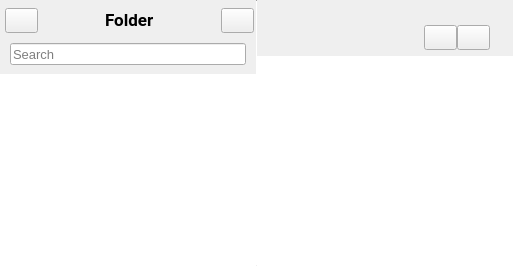
         <widget class="QFrame" name="notesFrame">
          <property name="sizePolicy">
           <sizepolicy hsizetype="Expanding" vsizetype="Expanding">
            <horstretch>0</horstretch>
            <verstretch>0</verstretch>
           </sizepolicy>
          </property>
          <property name="minimumSize">
           <size>
            <width>370</width>
            <height>0</height>
           </size>
          </property>
          <property name="frameShape">
           <enum>QFrame::NoFrame</enum>
          </property>
          <property name="frameShadow">
           <enum>QFrame::Raised</enum>
          </property>
          <layout class="QVBoxLayout" name="verticalLayout_2">
           <property name="spacing">
            <number>0</number>
           </property>
           <property name="leftMargin">
            <number>0</number>
           </property>
           <property name="topMargin">
            <number>0</number>
           </property>
           <property name="rightMargin">
            <number>0</number>
           </property>
           <property name="bottomMargin">
            <number>0</number>
           </property>
           <item>
            <widget class="QSplitter" name="splitter">
             <property name="sizePolicy">
              <sizepolicy hsizetype="Preferred" vsizetype="Preferred">
               <horstretch>0</horstretch>
               <verstretch>0</verstretch>
              </sizepolicy>
             </property>
             <property name="minimumSize">
              <size>
               <width>0</width>
               <height>0</height>
              </size>
             </property>
             <property name="lineWidth">
              <number>0</number>
             </property>
             <property name="orientation">
              <enum>Qt::Horizontal</enum>
             </property>
             <property name="handleWidth">
              <number>0</number>
             </property>
             <widget class="QFrame" name="frameLeft">
              <property name="minimumSize">
               <size>
                <width>185</width>
                <height>0</height>
               </size>
              </property>
              <layout class="QHBoxLayout" name="horizontalLayout_scrollArea">
               <property name="spacing">
                <number>0</number>
               </property>
               <property name="leftMargin">
                <number>0</number>
               </property>
               <property name="topMargin">
                <number>0</number>
               </property>
               <property name="rightMargin">
                <number>0</number>
               </property>
               <property name="bottomMargin">
                <number>0</number>
               </property>
               <item>
                <layout class="QVBoxLayout" name="verticalLayout_scrollArea">
                 <property name="spacing">
                  <number>0</number>
                 </property>
                 <property name="sizeConstraint">
                  <enum>QLayout::SetNoConstraint</enum>
                 </property>
                 <item>
                  <layout class="QHBoxLayout" name="horizontalLayout__topNotes">
                   <property name="spacing">
                    <number>0</number>
                   </property>
                   <property name="topMargin">
                    <number>8</number>
                   </property>
                   <property name="bottomMargin">
                    <number>8</number>
                   </property>
                   <item>
                    <spacer name="horizontalSpacer_3">
                     <property name="orientation">
                      <enum>Qt::Horizontal</enum>
                     </property>
                     <property name="sizeType">
                      <enum>QSizePolicy::Minimum</enum>
                     </property>
                     <property name="sizeHint" stdset="0">
                      <size>
                       <width>5</width>
                       <height>20</height>
                      </size>
                     </property>
                    </spacer>
                   </item>
                   <item>
                    <widget class="QPushButton" name="sidebarBtn">
                     <property name="minimumSize">
                      <size>
                       <width>33</width>
                       <height>25</height>
                      </size>
                     </property>
                     <property name="maximumSize">
                      <size>
                       <width>33</width>
                       <height>25</height>
                      </size>
                     </property>
                     <property name="cursor">
                      <cursorShape>PointingHandCursor</cursorShape>
                     </property>
                     <property name="text">
                      <string/>
                     </property>
                     <property name="icon">
                      <iconset resource="images.qrc">
                       <normaloff>:/images/sidebar-16.png</normaloff>:/images/sidebar-16.png</iconset>
                     </property>
                    </widget>
                   </item>
                   <item>
                    <spacer name="horizontalSpacer_2">
                     <property name="orientation">
                      <enum>Qt::Horizontal</enum>
                     </property>
                     <property name="sizeHint" stdset="0">
                      <size>
                       <width>40</width>
                       <height>20</height>
                      </size>
                     </property>
                    </spacer>
                   </item>
                   <item>
                    <widget class="QLabel" name="currentFolderLbl">
                     <property name="font">
                      <font>
                       <family>Roboto</family>
                       <pointsize>13</pointsize>
                       <weight>75</weight>
                       <bold>true</bold>
                      </font>
                     </property>
                     <property name="text">
                      <string>Folder</string>
                     </property>
                    </widget>
                   </item>
                   <item>
                    <spacer name="horizontalSpacer">
                     <property name="orientation">
                      <enum>Qt::Horizontal</enum>
                     </property>
                     <property name="sizeHint" stdset="0">
                      <size>
                       <width>40</width>
                       <height>20</height>
                      </size>
                     </property>
                    </spacer>
                   </item>
                   <item>
                    <widget class="QPushButton" name="newNoteButton">
                     <property name="minimumSize">
                      <size>
                       <width>33</width>
                       <height>25</height>
                      </size>
                     </property>
                     <property name="maximumSize">
                      <size>
                       <width>33</width>
                       <height>25</height>
                      </size>
                     </property>
                     <property name="cursor">
                      <cursorShape>PointingHandCursor</cursorShape>
                     </property>
                     <property name="focusPolicy">
                      <enum>Qt::TabFocus</enum>
                     </property>
                     <property name="text">
                      <string/>
                     </property>
                     <property name="icon">
                      <iconset resource="images.qrc">
                       <normaloff>:/images/plus-16.png</normaloff>:/images/plus-16.png</iconset>
                     </property>
                     <property name="iconSize">
                      <size>
                       <width>16</width>
                       <height>16</height>
                      </size>
                     </property>
                    </widget>
                   </item>
                   <item>
                    <spacer name="horizontalSpacer_4">
                     <property name="orientation">
                      <enum>Qt::Horizontal</enum>
                     </property>
                     <property name="sizeType">
                      <enum>QSizePolicy::Minimum</enum>
                     </property>
                     <property name="sizeHint" stdset="0">
                      <size>
                       <width>2</width>
                       <height>20</height>
                      </size>
                     </property>
                    </spacer>
                   </item>
                  </layout>
                 </item>
                 <item>
                  <spacer name="verticalSpacer">
                   <property name="orientation">
                    <enum>Qt::Vertical</enum>
                   </property>
                   <property name="sizeType">
                    <enum>QSizePolicy::Minimum</enum>
                   </property>
                   <property name="sizeHint" stdset="0">
                    <size>
                     <width>20</width>
                     <height>2</height>
                    </size>
                   </property>
                  </spacer>
                 </item>
                 <item>
                  <layout class="QHBoxLayout" name="horizontalLayout_scrollArea_3">
                   <property name="spacing">
                    <number>0</number>
                   </property>
                   <property name="leftMargin">
                    <number>0</number>
                   </property>
                   <property name="topMargin">
                    <number>0</number>
                   </property>
                   <item>
                    <spacer name="horizontalSpacer_leftSearchEdit">
                     <property name="orientation">
                      <enum>Qt::Horizontal</enum>
                     </property>
                     <property name="sizeType">
                      <enum>QSizePolicy::Minimum</enum>
                     </property>
                     <property name="sizeHint" stdset="0">
                      <size>
                       <width>10</width>
                       <height>20</height>
                      </size>
                     </property>
                    </spacer>
                   </item>
                   <item>
                    <widget class="QLineEdit" name="searchEdit">
                     <property name="sizePolicy">
                      <sizepolicy hsizetype="Preferred" vsizetype="Fixed">
                       <horstretch>0</horstretch>
                       <verstretch>0</verstretch>
                      </sizepolicy>
                     </property>
                     <property name="minimumSize">
                      <size>
                       <width>0</width>
                       <height>22</height>
                      </size>
                     </property>
                     <property name="maximumSize">
                      <size>
                       <width>16777215</width>
                       <height>22</height>
                      </size>
                     </property>
                     <property name="font">
                      <font>
                       <family>Arial</family>
                       <pointsize>10</pointsize>
                       <italic>false</italic>
                      </font>
                     </property>
                     <property name="focusPolicy">
                      <enum>Qt::StrongFocus</enum>
                     </property>
                     <property name="autoFillBackground">
                      <bool>false</bool>
                     </property>
                     <property name="styleSheet">
                      <string notr="true"/>
                     </property>
                     <property name="inputMask">
                      <string/>
                     </property>
                     <property name="text">
                      <string/>
                     </property>
                     <property name="frame">
                      <bool>true</bool>
                     </property>
                     <property name="placeholderText">
                      <string>Search</string>
                     </property>
                     <property name="cursorMoveStyle">
                      <enum>Qt::LogicalMoveStyle</enum>
                     </property>
                     <property name="clearButtonEnabled">
                      <bool>false</bool>
                     </property>
                    </widget>
                   </item>
                   <item>
                    <spacer name="horizontalSpacer_rightSearchEdit">
                     <property name="orientation">
                      <enum>Qt::Horizontal</enum>
                     </property>
                     <property name="sizeType">
                      <enum>QSizePolicy::Minimum</enum>
                     </property>
                     <property name="sizeHint" stdset="0">
                      <size>
                       <width>10</width>
                       <height>20</height>
                      </size>
                     </property>
                    </spacer>
                   </item>
                  </layout>
                 </item>
                 <item>
                  <spacer name="verticalSpacer_upScrollArea">
                   <property name="orientation">
                    <enum>Qt::Vertical</enum>
                   </property>
                   <property name="sizeType">
                    <enum>QSizePolicy::Minimum</enum>
                   </property>
                   <property name="sizeHint" stdset="0">
                    <size>
                     <width>20</width>
                     <height>9</height>
                    </size>
                   </property>
                  </spacer>
                 </item>
                 <item>
                  <widget class="NoteView" name="listView">
                   <property name="sizePolicy">
                    <sizepolicy hsizetype="Expanding" vsizetype="Expanding">
                     <horstretch>0</horstretch>
                     <verstretch>0</verstretch>
                    </sizepolicy>
                   </property>
                   <property name="minimumSize">
                    <size>
                     <width>0</width>
                     <height>0</height>
                    </size>
                   </property>
                   <property name="baseSize">
                    <size>
                     <width>20</width>
                     <height>0</height>
                    </size>
                   </property>
                   <property name="frameShape">
                    <enum>QFrame::NoFrame</enum>
                   </property>
                   <property name="verticalScrollBarPolicy">
                    <enum>Qt::ScrollBarAsNeeded</enum>
                   </property>
                   <property name="horizontalScrollBarPolicy">
                    <enum>Qt::ScrollBarAlwaysOff</enum>
                   </property>
                   <property name="editTriggers">
                    <set>QAbstractItemView::NoEditTriggers</set>
                   </property>
                   <property name="showDropIndicator" stdset="0">
                    <bool>false</bool>
                   </property>
                   <property name="selectionBehavior">
                    <enum>QAbstractItemView::SelectRows</enum>
                   </property>
                  </widget>
                 </item>
                </layout>
               </item>
               <item>
                <widget class="Line" name="line">
                 <property name="sizePolicy">
                  <sizepolicy hsizetype="Minimum" vsizetype="Expanding">
                   <horstretch>0</horstretch>
                   <verstretch>0</verstretch>
                  </sizepolicy>
                 </property>
                 <property name="minimumSize">
                  <size>
                   <width>1</width>
                   <height>0</height>
                  </size>
                 </property>
                 <property name="maximumSize">
                  <size>
                   <width>1</width>
                   <height>16777215</height>
                  </size>
                 </property>
                 <property name="sizeIncrement">
                  <size>
                   <width>0</width>
                   <height>0</height>
                  </size>
                 </property>
                 <property name="orientation">
                  <enum>Qt::Vertical</enum>
                 </property>
                </widget>
               </item>
              </layout>
             </widget>
             <widget class="QFrame" name="frameRight">
              <property name="minimumSize">
               <size>
                <width>185</width>
                <height>0</height>
               </size>
              </property>
              <layout class="QVBoxLayout" name="verticalLayout_textEdit">
               <property name="spacing">
                <number>0</number>
               </property>
               <property name="leftMargin">
                <number>0</number>
               </property>
               <property name="topMargin">
                <number>0</number>
               </property>
               <property name="rightMargin">
                <number>0</number>
               </property>
               <property name="bottomMargin">
                <number>0</number>
               </property>
               <item>
                <spacer name="verticalSpacer_upEditorDateLabel">
                 <property name="orientation">
                  <enum>Qt::Vertical</enum>
                 </property>
                 <property name="sizeType">
                  <enum>QSizePolicy::Minimum</enum>
                 </property>
                 <property name="sizeHint" stdset="0">
                  <size>
                   <width>20</width>
                   <height>25</height>
                  </size>
                 </property>
                </spacer>
               </item>
               <item>
                <layout class="QHBoxLayout" name="horizontalLayout_textEdit">
                 <property name="spacing">
                  <number>0</number>
                 </property>
                 <item>
                  <spacer name="horizontalSpacer_leftNewNoteButton">
                   <property name="orientation">
                    <enum>Qt::Horizontal</enum>
                   </property>
                   <property name="sizeType">
                    <enum>QSizePolicy::Minimum</enum>
                   </property>
                   <property name="sizeHint" stdset="0">
                    <size>
                     <width>24</width>
                     <height>20</height>
                    </size>
                   </property>
                  </spacer>
                 </item>
                 <item>
                  <spacer name="horizontalSpacer_rightNewNoteButton">
                   <property name="orientation">
                    <enum>Qt::Horizontal</enum>
                   </property>
                   <property name="sizeHint" stdset="0">
                    <size>
                     <width>40</width>
                     <height>20</height>
                    </size>
                   </property>
                  </spacer>
                 </item>
                 <item>
                  <widget class="QLabel" name="editorDateLabel">
                   <property name="sizePolicy">
                    <sizepolicy hsizetype="Fixed" vsizetype="Preferred">
                     <horstretch>0</horstretch>
                     <verstretch>0</verstretch>
                    </sizepolicy>
                   </property>
                   <property name="font">
                    <font>
                     <family>Arial</family>
                     <pointsize>10</pointsize>
                     <weight>75</weight>
                     <bold>true</bold>
                    </font>
                   </property>
                   <property name="styleSheet">
                    <string notr="true">*
{
color: rgb(132, 132, 132);
}</string>
                   </property>
                   <property name="text">
                    <string/>
                   </property>
                   <property name="scaledContents">
                    <bool>false</bool>
                   </property>
                   <property name="wordWrap">
                    <bool>false</bool>
                   </property>
                  </widget>
                 </item>
                 <item>
                  <spacer name="horizontalSpacer_leftTrashBUtton">
                   <property name="orientation">
                    <enum>Qt::Horizontal</enum>
                   </property>
                   <property name="sizeHint" stdset="0">
                    <size>
                     <width>40</width>
                     <height>20</height>
                    </size>
                   </property>
                  </spacer>
                 </item>
                 <item>
                  <widget class="QPushButton" name="trashButton">
                   <property name="minimumSize">
                    <size>
                     <width>33</width>
                     <height>25</height>
                    </size>
                   </property>
                   <property name="maximumSize">
                    <size>
                     <width>33</width>
                     <height>25</height>
                    </size>
                   </property>
                   <property name="cursor">
                    <cursorShape>PointingHandCursor</cursorShape>
                   </property>
                   <property name="focusPolicy">
                    <enum>Qt::TabFocus</enum>
                   </property>
                   <property name="text">
                    <string/>
                   </property>
                   <property name="icon">
                    <iconset resource="images.qrc">
                     <normaloff>:/images/trashCan_Regular.png</normaloff>:/images/trashCan_Regular.png</iconset>
                   </property>
                   <property name="iconSize">
                    <size>
                     <width>14</width>
                     <height>18</height>
                    </size>
                   </property>
                  </widget>
                 </item>
                 <item>
                  <widget class="QPushButton" name="dotsButton">
                   <property name="minimumSize">
                    <size>
                     <width>33</width>
                     <height>25</height>
                    </size>
                   </property>
                   <property name="maximumSize">
                    <size>
                     <width>33</width>
                     <height>25</height>
                    </size>
                   </property>
                   <property name="cursor">
                    <cursorShape>PointingHandCursor</cursorShape>
                   </property>
                   <property name="focusPolicy">
                    <enum>Qt::NoFocus</enum>
                   </property>
                   <property name="text">
                    <string/>
                   </property>
                   <property name="icon">
                    <iconset resource="images.qrc">
                     <normaloff>:/images/3dots_Regular.png</normaloff>:/images/3dots_Regular.png</iconset>
                   </property>
                  </widget>
                 </item>
                 <item>
                  <spacer name="horizontalSpacer_rightTrashButton">
                   <property name="orientation">
                    <enum>Qt::Horizontal</enum>
                   </property>
                   <property name="sizeType">
                    <enum>QSizePolicy::Minimum</enum>
                   </property>
                   <property name="sizeHint" stdset="0">
                    <size>
                     <width>23</width>
                     <height>20</height>
                    </size>
                   </property>
                  </spacer>
                 </item>
                </layout>
               </item>
               <item>
                <spacer name="verticalSpacer_upTextEdit">
                 <property name="orientation">
                  <enum>Qt::Vertical</enum>
                 </property>
                 <property name="sizeType">
                  <enum>QSizePolicy::Minimum</enum>
                 </property>
                 <property name="sizeHint" stdset="0">
                  <size>
                   <width>20</width>
                   <height>6</height>
                  </size>
                 </property>
                </spacer>
               </item>
               <item>
                <widget class="QTextEdit" name="textEdit">
                 <property name="sizePolicy">
                  <sizepolicy hsizetype="Preferred" vsizetype="Expanding">
                   <horstretch>0</horstretch>
                   <verstretch>0</verstretch>
                  </sizepolicy>
                 </property>
                 <property name="minimumSize">
                  <size>
                   <width>185</width>
                   <height>0</height>
                  </size>
                 </property>
                 <property name="font">
                  <font>
                   <family>Arial</family>
                   <pointsize>11</pointsize>
                   <weight>50</weight>
                   <italic>false</italic>
                   <bold>false</bold>
                  </font>
                 </property>
                 <property name="focusPolicy">
                  <enum>Qt::StrongFocus</enum>
                 </property>
                 <property name="acceptDrops">
                  <bool>true</bool>
                 </property>
                 <property name="styleSheet">
                  <string notr="true"/>
                 </property>
                 <property name="frameShape">
                  <enum>QFrame::NoFrame</enum>
                 </property>
                 <property name="tabChangesFocus">
                  <bool>false</bool>
                 </property>
                 <property name="documentTitle">
                  <string/>
                 </property>
                 <property name="undoRedoEnabled">
                  <bool>true</bool>
                 </property>
                 <property name="lineWrapColumnOrWidth">
                  <number>0</number>
                 </property>
                 <property name="html">
                  <string>&lt;!DOCTYPE HTML PUBLIC &quot;-//W3C//DTD HTML 4.0//EN&quot; &quot;http://www.w3.org/TR/REC-html40/strict.dtd&quot;&gt;
&lt;html&gt;&lt;head&gt;&lt;meta name=&quot;qrichtext&quot; content=&quot;1&quot; /&gt;&lt;style type=&quot;text/css&quot;&gt;
p, li { white-space: pre-wrap; }
&lt;/style&gt;&lt;/head&gt;&lt;body style=&quot; font-family:'Arial'; font-size:11pt; font-weight:400; font-style:normal;&quot;&gt;
&lt;p style=&quot;-qt-paragraph-type:empty; margin-top:0px; margin-bottom:0px; margin-left:0px; margin-right:0px; -qt-block-indent:0; text-indent:0px; font-family:'Ubuntu'; font-size:14pt;&quot;&gt;&lt;br /&gt;&lt;/p&gt;&lt;/body&gt;&lt;/html&gt;</string>
                 </property>
                 <property name="placeholderText">
                  <string/>
                 </property>
                </widget>
               </item>
              </layout>
             </widget>
            </widget>
           </item>
          </layout>
         </widget>
